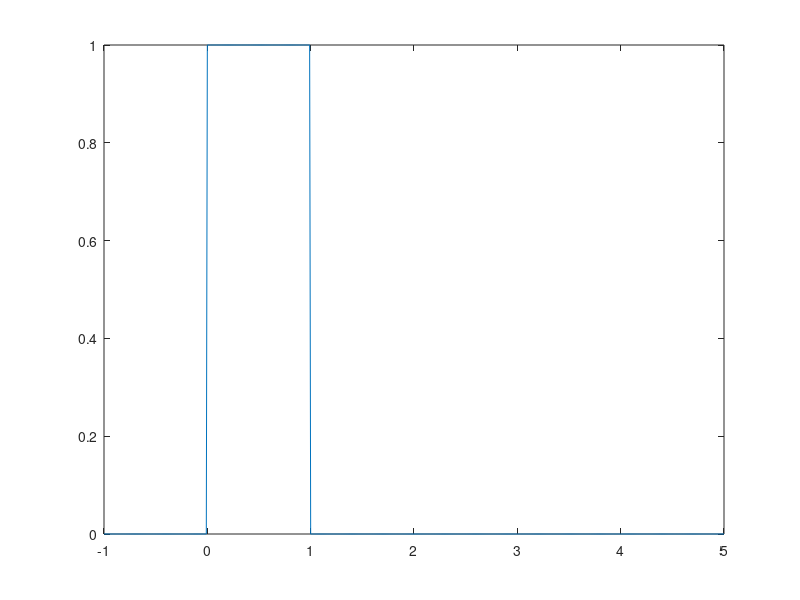

MATLAB code for this plot:
clc;
clear all;
t = (-1:0.01:5);
unitstep1 = zeros(size(t)); 
unitstep2 = unitstep1; 
unitstep1(t>=0) = 1; 
unitstep2(t>=1) = 1; 

plot(t,unitstep1-unitstep2)


